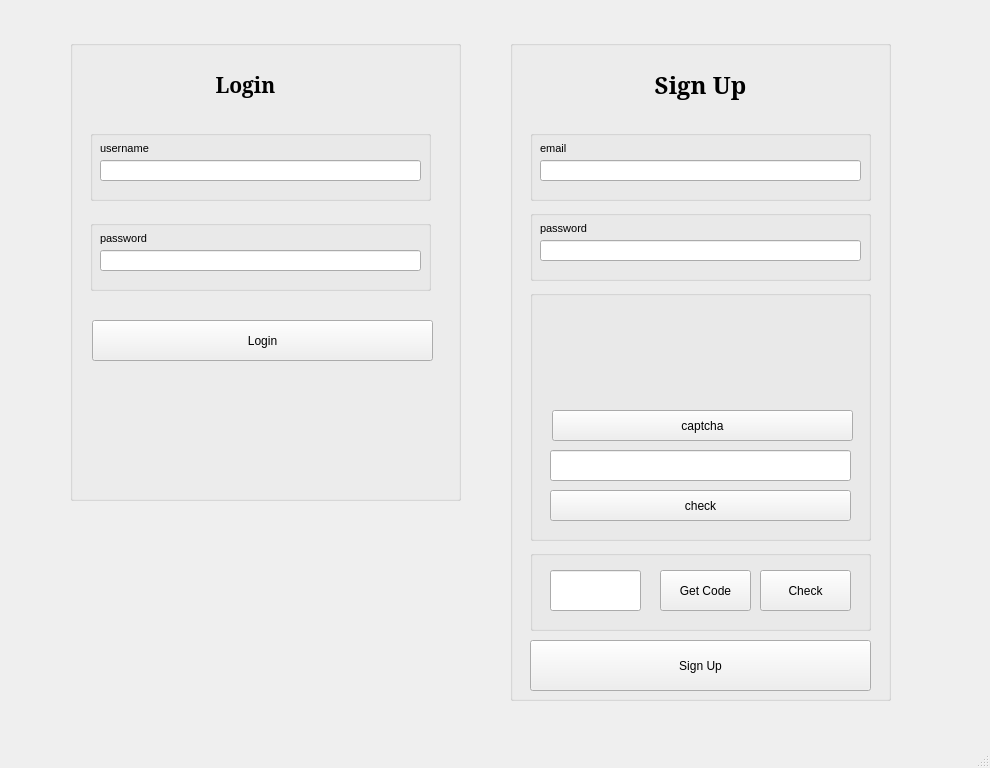
<?xml version="1.0" encoding="UTF-8"?>
<ui version="4.0">
 <class>page2</class>
 <widget class="QMainWindow" name="page2">
  <property name="geometry">
   <rect>
    <x>0</x>
    <y>0</y>
    <width>990</width>
    <height>768</height>
   </rect>
  </property>
  <property name="windowTitle">
   <string>MainWindow</string>
  </property>
  <widget class="QWidget" name="centralwidget">
   <widget class="QGroupBox" name="groupBox">
    <property name="geometry">
     <rect>
      <x>70</x>
      <y>40</y>
      <width>391</width>
      <height>461</height>
     </rect>
    </property>
    <property name="title">
     <string/>
    </property>
    <widget class="QLabel" name="label">
     <property name="geometry">
      <rect>
       <x>80</x>
       <y>20</y>
       <width>191</width>
       <height>51</height>
      </rect>
     </property>
     <property name="font">
      <font>
       <family>Constantia</family>
       <pointsize>18</pointsize>
       <weight>75</weight>
       <bold>true</bold>
      </font>
     </property>
     <property name="text">
      <string>&lt;html&gt;&lt;head/&gt;&lt;body&gt;&lt;p align=&quot;center&quot;&gt;&lt;span style=&quot; font-size:16pt;&quot;&gt;Login&lt;/span&gt;&lt;/p&gt;&lt;/body&gt;&lt;/html&gt;</string>
     </property>
    </widget>
    <widget class="QGroupBox" name="groupBox_2">
     <property name="geometry">
      <rect>
       <x>20</x>
       <y>90</y>
       <width>341</width>
       <height>71</height>
      </rect>
     </property>
     <property name="title">
      <string/>
     </property>
     <widget class="QLabel" name="label_3">
      <property name="geometry">
       <rect>
        <x>10</x>
        <y>10</y>
        <width>151</width>
        <height>16</height>
       </rect>
      </property>
      <property name="font">
       <font>
        <family>MS Shell Dlg 2</family>
        <pointsize>8</pointsize>
       </font>
      </property>
      <property name="text">
       <string>username</string>
      </property>
     </widget>
     <widget class="QLineEdit" name="lineEdit">
      <property name="geometry">
       <rect>
        <x>10</x>
        <y>30</y>
        <width>321</width>
        <height>21</height>
       </rect>
      </property>
     </widget>
    </widget>
    <widget class="QGroupBox" name="groupBox_3">
     <property name="geometry">
      <rect>
       <x>20</x>
       <y>180</y>
       <width>341</width>
       <height>71</height>
      </rect>
     </property>
     <property name="title">
      <string/>
     </property>
     <widget class="QLabel" name="label_4">
      <property name="geometry">
       <rect>
        <x>10</x>
        <y>10</y>
        <width>151</width>
        <height>16</height>
       </rect>
      </property>
      <property name="font">
       <font>
        <family>MS Shell Dlg 2</family>
        <pointsize>8</pointsize>
       </font>
      </property>
      <property name="text">
       <string>password</string>
      </property>
     </widget>
     <widget class="QLineEdit" name="lineEdit_2">
      <property name="geometry">
       <rect>
        <x>10</x>
        <y>30</y>
        <width>321</width>
        <height>21</height>
       </rect>
      </property>
     </widget>
    </widget>
    <widget class="QPushButton" name="pushButton">
     <property name="geometry">
      <rect>
       <x>22</x>
       <y>280</y>
       <width>341</width>
       <height>41</height>
      </rect>
     </property>
     <property name="text">
      <string>Login</string>
     </property>
    </widget>
   </widget>
   <widget class="QGroupBox" name="groupBox_4">
    <property name="geometry">
     <rect>
      <x>510</x>
      <y>40</y>
      <width>381</width>
      <height>661</height>
     </rect>
    </property>
    <property name="title">
     <string/>
    </property>
    <widget class="QLabel" name="label_2">
     <property name="geometry">
      <rect>
       <x>120</x>
       <y>20</y>
       <width>141</width>
       <height>51</height>
      </rect>
     </property>
     <property name="font">
      <font>
       <family>Constantia</family>
       <pointsize>18</pointsize>
       <weight>75</weight>
       <bold>true</bold>
      </font>
     </property>
     <property name="text">
      <string>&lt;html&gt;&lt;head/&gt;&lt;body&gt;&lt;p align=&quot;center&quot;&gt;Sign Up&lt;/p&gt;&lt;/body&gt;&lt;/html&gt;</string>
     </property>
    </widget>
    <widget class="QGroupBox" name="groupBox_6">
     <property name="geometry">
      <rect>
       <x>20</x>
       <y>170</y>
       <width>341</width>
       <height>71</height>
      </rect>
     </property>
     <property name="title">
      <string/>
     </property>
     <widget class="QLabel" name="label_6">
      <property name="geometry">
       <rect>
        <x>10</x>
        <y>10</y>
        <width>151</width>
        <height>16</height>
       </rect>
      </property>
      <property name="font">
       <font>
        <family>MS Shell Dlg 2</family>
        <pointsize>8</pointsize>
       </font>
      </property>
      <property name="text">
       <string>password</string>
      </property>
     </widget>
     <widget class="QLineEdit" name="lineEdit_4">
      <property name="geometry">
       <rect>
        <x>10</x>
        <y>30</y>
        <width>321</width>
        <height>21</height>
       </rect>
      </property>
     </widget>
    </widget>
    <widget class="QGroupBox" name="groupBox_7">
     <property name="geometry">
      <rect>
       <x>20</x>
       <y>250</y>
       <width>341</width>
       <height>251</height>
      </rect>
     </property>
     <property name="title">
      <string/>
     </property>
     <widget class="QLabel" name="label_7">
      <property name="geometry">
       <rect>
        <x>20</x>
        <y>20</y>
        <width>301</width>
        <height>91</height>
       </rect>
      </property>
      <property name="text">
       <string/>
      </property>
     </widget>
     <widget class="QPushButton" name="pushButton_2">
      <property name="geometry">
       <rect>
        <x>22</x>
        <y>120</y>
        <width>301</width>
        <height>31</height>
       </rect>
      </property>
      <property name="text">
       <string>captcha</string>
      </property>
     </widget>
     <widget class="QLineEdit" name="lineEdit_5">
      <property name="geometry">
       <rect>
        <x>20</x>
        <y>160</y>
        <width>301</width>
        <height>31</height>
       </rect>
      </property>
     </widget>
     <widget class="QPushButton" name="pushButton_3">
      <property name="geometry">
       <rect>
        <x>20</x>
        <y>200</y>
        <width>301</width>
        <height>31</height>
       </rect>
      </property>
      <property name="text">
       <string>check</string>
      </property>
     </widget>
    </widget>
    <widget class="QGroupBox" name="groupBox_8">
     <property name="geometry">
      <rect>
       <x>20</x>
       <y>510</y>
       <width>341</width>
       <height>81</height>
      </rect>
     </property>
     <property name="title">
      <string/>
     </property>
     <widget class="QLineEdit" name="lineEdit_6">
      <property name="geometry">
       <rect>
        <x>20</x>
        <y>20</y>
        <width>91</width>
        <height>41</height>
       </rect>
      </property>
     </widget>
     <widget class="QPushButton" name="pushButton_4">
      <property name="geometry">
       <rect>
        <x>130</x>
        <y>20</y>
        <width>91</width>
        <height>41</height>
       </rect>
      </property>
      <property name="text">
       <string>Get Code</string>
      </property>
     </widget>
     <widget class="QPushButton" name="pushButton_5">
      <property name="geometry">
       <rect>
        <x>230</x>
        <y>20</y>
        <width>91</width>
        <height>41</height>
       </rect>
      </property>
      <property name="text">
       <string>Check</string>
      </property>
     </widget>
    </widget>
    <widget class="QPushButton" name="pushButton_6">
     <property name="geometry">
      <rect>
       <x>20</x>
       <y>600</y>
       <width>341</width>
       <height>51</height>
      </rect>
     </property>
     <property name="text">
      <string>Sign Up</string>
     </property>
    </widget>
   </widget>
   <widget class="QGroupBox" name="groupBox_5">
    <property name="geometry">
     <rect>
      <x>530</x>
      <y>130</y>
      <width>341</width>
      <height>71</height>
     </rect>
    </property>
    <property name="title">
     <string/>
    </property>
    <widget class="QLabel" name="label_5">
     <property name="geometry">
      <rect>
       <x>10</x>
       <y>10</y>
       <width>151</width>
       <height>16</height>
      </rect>
     </property>
     <property name="font">
      <font>
       <family>MS Shell Dlg 2</family>
       <pointsize>8</pointsize>
      </font>
     </property>
     <property name="text">
      <string>email</string>
     </property>
    </widget>
    <widget class="QLineEdit" name="lineEdit_3">
     <property name="geometry">
      <rect>
       <x>10</x>
       <y>30</y>
       <width>321</width>
       <height>21</height>
      </rect>
     </property>
    </widget>
   </widget>
  </widget>
  <widget class="QMenuBar" name="menubar">
   <property name="geometry">
    <rect>
     <x>0</x>
     <y>0</y>
     <width>990</width>
     <height>26</height>
    </rect>
   </property>
  </widget>
  <widget class="QStatusBar" name="statusbar"/>
 </widget>
 <resources/>
 <connections/>
</ui>
